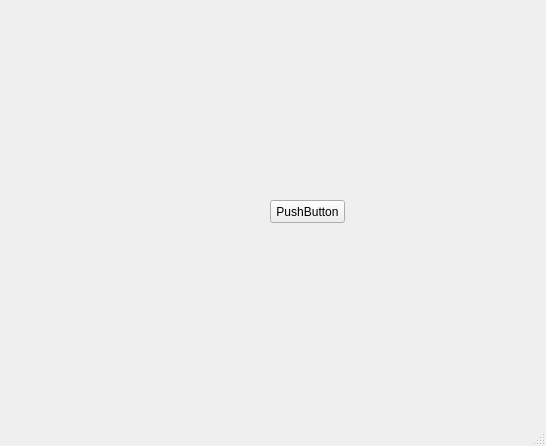
<?xml version="1.0" encoding="UTF-8"?>
<ui version="4.0">
 <class>MainWindow</class>
 <widget class="QMainWindow" name="MainWindow">
  <property name="geometry">
   <rect>
    <x>0</x>
    <y>0</y>
    <width>546</width>
    <height>446</height>
   </rect>
  </property>
  <property name="windowTitle">
   <string>MainWindow</string>
  </property>
  <property name="toolTip">
   <string>0,0</string>
  </property>
  <widget class="QWidget" name="centralwidget">
   <widget class="QPushButton" name="pushButton">
    <property name="geometry">
     <rect>
      <x>270</x>
      <y>200</y>
      <width>75</width>
      <height>23</height>
     </rect>
    </property>
    <property name="toolTip">
     <string>0,0</string>
    </property>
    <property name="text">
     <string>PushButton</string>
    </property>
   </widget>
  </widget>
  <widget class="QMenuBar" name="menubar">
   <property name="geometry">
    <rect>
     <x>0</x>
     <y>0</y>
     <width>546</width>
     <height>21</height>
    </rect>
   </property>
  </widget>
  <widget class="QStatusBar" name="statusbar"/>
 </widget>
 <resources/>
 <connections/>
</ui>
